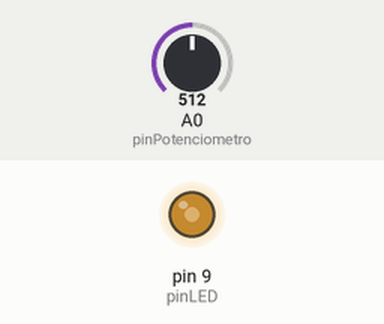
Simulated run of this program. Board: Arduino Uno, built with avr-gcc and run on an emulated ATmega328P. On the bench: output pins drawn as LEDs (lit = HIGH). The inputs (shaded band) are chosen by the test bench; at power-on: A0 (pinPotenciometro) = 512.

Above: at 1.2 s.
1.3 s: A0 (pinPotenciometro) set to 716
At 2.0 s:
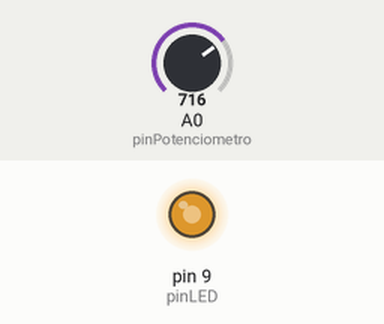
2.8 s: A0 (pinPotenciometro) set to 900
At 3.1 s:
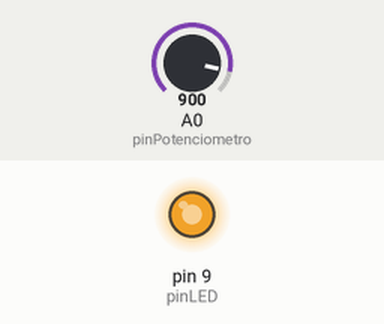
4.3 s: A0 (pinPotenciometro) set to 122
At 5.4 s:
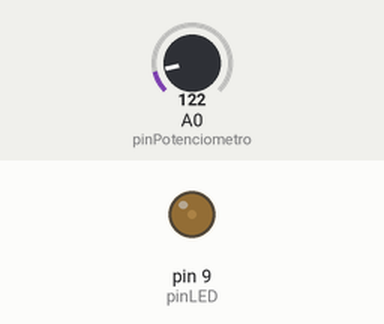
5.8 s: A0 (pinPotenciometro) set to 0
At 6.6 s:
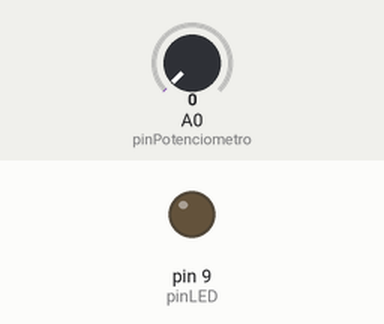
7.3 s: A0 (pinPotenciometro) set to 511
At 7.7 s:
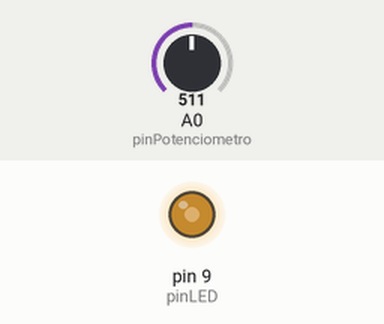
Timing chart, 0 to 9.8 s (numbered marks = the images above; inputs shaded):
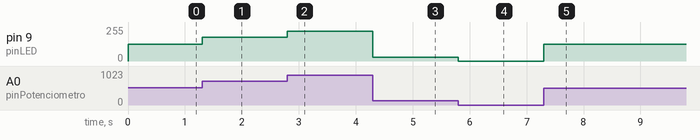

Measured:
- after the input at 1.3 s, pin 9 (pinLED): 127/255 → 178/255 at once
- after the input at 2.8 s, pin 9 (pinLED): 178/255 → 224/255 at once
- after the input at 4.3 s, pin 9 (pinLED): 224/255 → 30/255 at once
- after the input at 5.8 s, pin 9 (pinLED): 30/255 → 0/255 at once
- after the input at 7.3 s, pin 9 (pinLED): 0/255 → 127/255 at once

The program:

main.cpp
```cpp
#include <Arduino.h>
// Definir el pin del potenciómetro y el pin del LED
const int pinPotenciometro = A0; // Pin analógico A0 para el potenciómetro
const int pinLED = 9;            // Pin digital 9 para el LED

void setup() {
  // Configurar el pin del LED como salida
  pinMode(pinLED, OUTPUT);
}

void loop() {
  // Leer el valor del potenciómetro
  int valorPotenciometro = analogRead(pinPotenciometro);

  // Mapear el valor del potenciómetro (0-1023) al rango de PWM (0-255)
  int intensidadLED = map(valorPotenciometro, 0, 1023, 0, 255);

  // Establecer la intensidad del LED utilizando PWM
  analogWrite(pinLED, intensidadLED);
}
```
